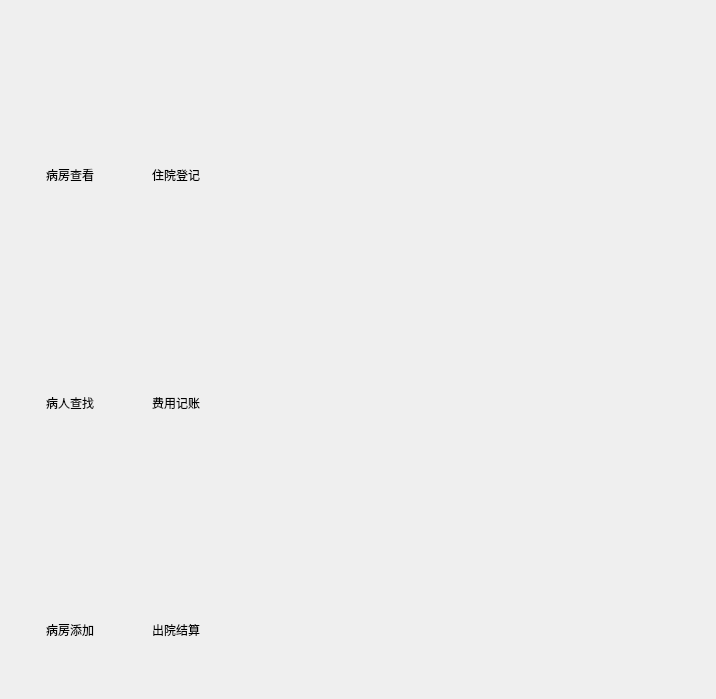
<?xml version="1.0" encoding="UTF-8"?>
<ui version="4.0">
 <class>UiInpatientManage</class>
 <widget class="QWidget" name="UiInpatientManage">
  <property name="geometry">
   <rect>
    <x>0</x>
    <y>0</y>
    <width>716</width>
    <height>699</height>
   </rect>
  </property>
  <property name="windowTitle">
   <string>Form</string>
  </property>
  <property name="styleSheet">
   <string notr="true">QPushButton { background-color: rgba(0, 0, 0, 0); }</string>
  </property>
  <layout class="QHBoxLayout" name="horizontalLayout_11" stretch="1,9">
   <property name="leftMargin">
    <number>20</number>
   </property>
   <item>
    <layout class="QHBoxLayout" name="horizontalLayout_7">
     <item>
      <layout class="QVBoxLayout" name="verticalLayout_10">
       <item>
        <layout class="QVBoxLayout" name="verticalLayout">
         <item>
          <layout class="QHBoxLayout" name="horizontalLayout">
           <item>
            <spacer name="horizontalSpacer">
             <property name="orientation">
              <enum>Qt::Horizontal</enum>
             </property>
             <property name="sizeHint" stdset="0">
              <size>
               <width>40</width>
               <height>20</height>
              </size>
             </property>
            </spacer>
           </item>
           <item>
            <widget class="QPushButton" name="btnWardView">
             <property name="sizePolicy">
              <sizepolicy hsizetype="Fixed" vsizetype="Fixed">
               <horstretch>0</horstretch>
               <verstretch>0</verstretch>
              </sizepolicy>
             </property>
             <property name="minimumSize">
              <size>
               <width>100</width>
               <height>100</height>
              </size>
             </property>
             <property name="maximumSize">
              <size>
               <width>100</width>
               <height>100</height>
              </size>
             </property>
             <property name="styleSheet">
              <string notr="true">QPushButton { border: none; }</string>
             </property>
             <property name="text">
              <string/>
             </property>
             <property name="icon">
              <iconset resource="../../../static/resource.qrc">
               <normaloff>:/image/gongzi1.png</normaloff>:/image/gongzi1.png</iconset>
             </property>
             <property name="iconSize">
              <size>
               <width>100</width>
               <height>100</height>
              </size>
             </property>
            </widget>
           </item>
           <item>
            <spacer name="horizontalSpacer_2">
             <property name="orientation">
              <enum>Qt::Horizontal</enum>
             </property>
             <property name="sizeHint" stdset="0">
              <size>
               <width>40</width>
               <height>20</height>
              </size>
             </property>
            </spacer>
           </item>
          </layout>
         </item>
         <item>
          <widget class="QLabel" name="label">
           <property name="text">
            <string>病房查看</string>
           </property>
           <property name="alignment">
            <set>Qt::AlignCenter</set>
           </property>
          </widget>
         </item>
        </layout>
       </item>
       <item>
        <layout class="QVBoxLayout" name="verticalLayout_9">
         <item>
          <layout class="QHBoxLayout" name="horizontalLayout_6">
           <item>
            <spacer name="horizontalSpacer_11">
             <property name="orientation">
              <enum>Qt::Horizontal</enum>
             </property>
             <property name="sizeHint" stdset="0">
              <size>
               <width>40</width>
               <height>20</height>
              </size>
             </property>
            </spacer>
           </item>
           <item>
            <widget class="QPushButton" name="btnPatientFind">
             <property name="sizePolicy">
              <sizepolicy hsizetype="Fixed" vsizetype="Fixed">
               <horstretch>0</horstretch>
               <verstretch>0</verstretch>
              </sizepolicy>
             </property>
             <property name="minimumSize">
              <size>
               <width>100</width>
               <height>100</height>
              </size>
             </property>
             <property name="maximumSize">
              <size>
               <width>100</width>
               <height>100</height>
              </size>
             </property>
             <property name="styleSheet">
              <string notr="true">QPushButton { border: none; }</string>
             </property>
             <property name="text">
              <string/>
             </property>
             <property name="icon">
              <iconset resource="../../../static/resource.qrc">
               <normaloff>:/image/drug_select.png</normaloff>:/image/drug_select.png</iconset>
             </property>
             <property name="iconSize">
              <size>
               <width>100</width>
               <height>100</height>
              </size>
             </property>
            </widget>
           </item>
           <item>
            <spacer name="horizontalSpacer_12">
             <property name="orientation">
              <enum>Qt::Horizontal</enum>
             </property>
             <property name="sizeHint" stdset="0">
              <size>
               <width>40</width>
               <height>20</height>
              </size>
             </property>
            </spacer>
           </item>
          </layout>
         </item>
         <item>
          <widget class="QLabel" name="label_13">
           <property name="text">
            <string>病人查找</string>
           </property>
           <property name="alignment">
            <set>Qt::AlignCenter</set>
           </property>
          </widget>
         </item>
        </layout>
       </item>
       <item>
        <layout class="QVBoxLayout" name="verticalLayout_2">
         <item>
          <layout class="QHBoxLayout" name="horizontalLayout_2">
           <item>
            <spacer name="horizontalSpacer_3">
             <property name="orientation">
              <enum>Qt::Horizontal</enum>
             </property>
             <property name="sizeHint" stdset="0">
              <size>
               <width>40</width>
               <height>20</height>
              </size>
             </property>
            </spacer>
           </item>
           <item>
            <widget class="QPushButton" name="btnWardAdd">
             <property name="sizePolicy">
              <sizepolicy hsizetype="Fixed" vsizetype="Fixed">
               <horstretch>0</horstretch>
               <verstretch>0</verstretch>
              </sizepolicy>
             </property>
             <property name="minimumSize">
              <size>
               <width>100</width>
               <height>100</height>
              </size>
             </property>
             <property name="maximumSize">
              <size>
               <width>100</width>
               <height>100</height>
              </size>
             </property>
             <property name="styleSheet">
              <string notr="true">QPushButton { border: none; }</string>
             </property>
             <property name="text">
              <string/>
             </property>
             <property name="icon">
              <iconset resource="../../../static/resource.qrc">
               <normaloff>:/image/yifayao.png</normaloff>:/image/yifayao.png</iconset>
             </property>
             <property name="iconSize">
              <size>
               <width>100</width>
               <height>100</height>
              </size>
             </property>
            </widget>
           </item>
           <item>
            <spacer name="horizontalSpacer_4">
             <property name="orientation">
              <enum>Qt::Horizontal</enum>
             </property>
             <property name="sizeHint" stdset="0">
              <size>
               <width>40</width>
               <height>20</height>
              </size>
             </property>
            </spacer>
           </item>
          </layout>
         </item>
         <item>
          <widget class="QLabel" name="label_10">
           <property name="text">
            <string>病房添加</string>
           </property>
           <property name="alignment">
            <set>Qt::AlignCenter</set>
           </property>
          </widget>
         </item>
        </layout>
       </item>
      </layout>
     </item>
     <item>
      <spacer name="horizontalSpacer_13">
       <property name="orientation">
        <enum>Qt::Horizontal</enum>
       </property>
       <property name="sizeHint" stdset="0">
        <size>
         <width>40</width>
         <height>20</height>
        </size>
       </property>
      </spacer>
     </item>
     <item>
      <layout class="QVBoxLayout" name="verticalLayout_14">
       <item>
        <layout class="QVBoxLayout" name="verticalLayout_8">
         <item>
          <layout class="QHBoxLayout" name="horizontalLayout_5">
           <item>
            <spacer name="horizontalSpacer_9">
             <property name="orientation">
              <enum>Qt::Horizontal</enum>
             </property>
             <property name="sizeHint" stdset="0">
              <size>
               <width>40</width>
               <height>20</height>
              </size>
             </property>
            </spacer>
           </item>
           <item>
            <widget class="QPushButton" name="btnRegistration">
             <property name="sizePolicy">
              <sizepolicy hsizetype="Fixed" vsizetype="Fixed">
               <horstretch>0</horstretch>
               <verstretch>0</verstretch>
              </sizepolicy>
             </property>
             <property name="minimumSize">
              <size>
               <width>100</width>
               <height>100</height>
              </size>
             </property>
             <property name="maximumSize">
              <size>
               <width>100</width>
               <height>100</height>
              </size>
             </property>
             <property name="styleSheet">
              <string notr="true">QPushButton { border: none; }</string>
             </property>
             <property name="text">
              <string/>
             </property>
             <property name="icon">
              <iconset resource="../../../static/resource.qrc">
               <normaloff>:/image/bl1.png</normaloff>:/image/bl1.png</iconset>
             </property>
             <property name="iconSize">
              <size>
               <width>100</width>
               <height>100</height>
              </size>
             </property>
             <property name="autoRepeat">
              <bool>false</bool>
             </property>
             <property name="autoExclusive">
              <bool>false</bool>
             </property>
            </widget>
           </item>
           <item>
            <spacer name="horizontalSpacer_10">
             <property name="orientation">
              <enum>Qt::Horizontal</enum>
             </property>
             <property name="sizeHint" stdset="0">
              <size>
               <width>40</width>
               <height>20</height>
              </size>
             </property>
            </spacer>
           </item>
          </layout>
         </item>
         <item>
          <widget class="QLabel" name="label_9">
           <property name="text">
            <string>住院登记</string>
           </property>
           <property name="alignment">
            <set>Qt::AlignCenter</set>
           </property>
          </widget>
         </item>
        </layout>
       </item>
       <item>
        <layout class="QVBoxLayout" name="verticalLayout_12">
         <item>
          <layout class="QHBoxLayout" name="horizontalLayout_9">
           <item>
            <spacer name="horizontalSpacer_15">
             <property name="orientation">
              <enum>Qt::Horizontal</enum>
             </property>
             <property name="sizeHint" stdset="0">
              <size>
               <width>40</width>
               <height>20</height>
              </size>
             </property>
            </spacer>
           </item>
           <item>
            <widget class="QPushButton" name="pushButton_12">
             <property name="sizePolicy">
              <sizepolicy hsizetype="Fixed" vsizetype="Fixed">
               <horstretch>0</horstretch>
               <verstretch>0</verstretch>
              </sizepolicy>
             </property>
             <property name="minimumSize">
              <size>
               <width>100</width>
               <height>100</height>
              </size>
             </property>
             <property name="maximumSize">
              <size>
               <width>100</width>
               <height>100</height>
              </size>
             </property>
             <property name="styleSheet">
              <string notr="true">QPushButton { border: none; }</string>
             </property>
             <property name="text">
              <string/>
             </property>
             <property name="icon">
              <iconset resource="../../../static/resource.qrc">
               <normaloff>:/image/yingye1.png</normaloff>:/image/yingye1.png</iconset>
             </property>
             <property name="iconSize">
              <size>
               <width>100</width>
               <height>100</height>
              </size>
             </property>
            </widget>
           </item>
           <item>
            <spacer name="horizontalSpacer_18">
             <property name="orientation">
              <enum>Qt::Horizontal</enum>
             </property>
             <property name="sizeHint" stdset="0">
              <size>
               <width>40</width>
               <height>20</height>
              </size>
             </property>
            </spacer>
           </item>
          </layout>
         </item>
         <item>
          <widget class="QLabel" name="label_16">
           <property name="text">
            <string>费用记账</string>
           </property>
           <property name="alignment">
            <set>Qt::AlignCenter</set>
           </property>
          </widget>
         </item>
        </layout>
       </item>
       <item>
        <layout class="QVBoxLayout" name="verticalLayout_13">
         <item>
          <layout class="QHBoxLayout" name="horizontalLayout_10">
           <item>
            <spacer name="horizontalSpacer_19">
             <property name="orientation">
              <enum>Qt::Horizontal</enum>
             </property>
             <property name="sizeHint" stdset="0">
              <size>
               <width>40</width>
               <height>20</height>
              </size>
             </property>
            </spacer>
           </item>
           <item>
            <widget class="QPushButton" name="pushButton_13">
             <property name="sizePolicy">
              <sizepolicy hsizetype="Fixed" vsizetype="Fixed">
               <horstretch>0</horstretch>
               <verstretch>0</verstretch>
              </sizepolicy>
             </property>
             <property name="minimumSize">
              <size>
               <width>100</width>
               <height>100</height>
              </size>
             </property>
             <property name="maximumSize">
              <size>
               <width>100</width>
               <height>100</height>
              </size>
             </property>
             <property name="styleSheet">
              <string notr="true">QPushButton { border: none; }</string>
             </property>
             <property name="text">
              <string/>
             </property>
             <property name="icon">
              <iconset resource="../../../static/resource.qrc">
               <normaloff>:/image/ky1.png</normaloff>:/image/ky1.png</iconset>
             </property>
             <property name="iconSize">
              <size>
               <width>100</width>
               <height>100</height>
              </size>
             </property>
            </widget>
           </item>
           <item>
            <spacer name="horizontalSpacer_20">
             <property name="orientation">
              <enum>Qt::Horizontal</enum>
             </property>
             <property name="sizeHint" stdset="0">
              <size>
               <width>40</width>
               <height>20</height>
              </size>
             </property>
            </spacer>
           </item>
          </layout>
         </item>
         <item>
          <widget class="QLabel" name="label_17">
           <property name="text">
            <string>出院结算</string>
           </property>
           <property name="alignment">
            <set>Qt::AlignCenter</set>
           </property>
          </widget>
         </item>
        </layout>
       </item>
      </layout>
     </item>
    </layout>
   </item>
   <item>
    <widget class="QStackedWidget" name="stackedWidget">
     <property name="styleSheet">
      <string notr="true"/>
     </property>
     <property name="currentIndex">
      <number>-1</number>
     </property>
    </widget>
   </item>
  </layout>
 </widget>
 <resources>
  <include location="../../../static/resource.qrc"/>
 </resources>
 <connections/>
</ui>
